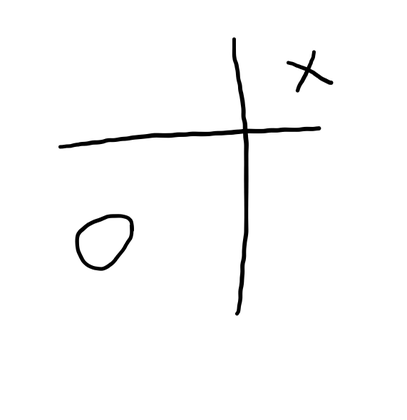
%> input picture HW3/mat/2.png, 407 x 420 px, shrunk from 571 x 589 before the run
$ octave find_img_edge.m   (GNU Octave 9; MATLAB toolbox functions it lacks are replaced by stand-ins)
%> lines starting %> are read from the running program, lines starting %| are printed output that depends on the picture; in (x1, y1, x2, y2) boxes, pixels count from 0 and x2, y2 are one past the last pixel; in counts of white or black regions, pixels touching at a corner belong together; the program's own positions count from 1
clc;clear all;
%图像的边缘处理
I= imread('2.png');
%> I is the input picture: size 420x407x3 uint8; min 0, max 255, mean 250.1
BW1=im2bw(I,0.95);
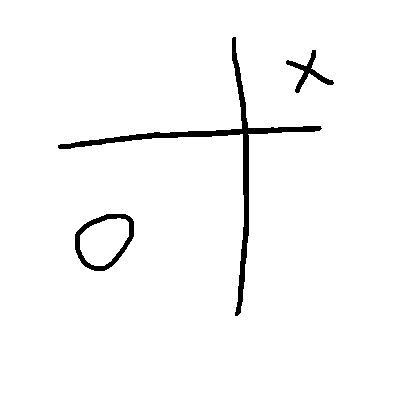
%> BW1: size 420x407 logical; 97.5% white; 3 black regions, box (x1, y1, x2, y2) and area: (58, 37, 322, 316) 2915, (75, 214, 134, 271) 822, (286, 50, 334, 93) 463
BW2=double(BW1);
BW3=edge(BW2,'sobel');
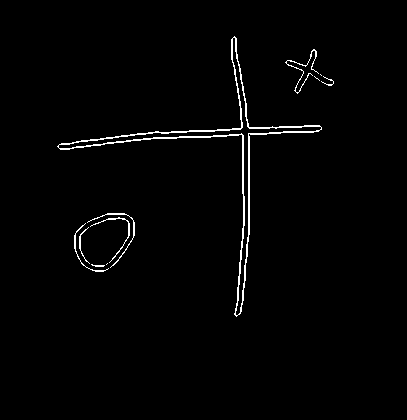
%> BW3: size 420x407 logical; 1.5% white in thin lines or dots, all inside (x1, y1, x2, y2) = (57, 36, 334, 317)
[m, n] = size(BW3);
%> m = 420; n = 407

figure(4);
%使用最小二分法的检测
data=[];
for i=1:m
    for j=1:n
        if (BW3(i,j)~= 0)
        T=[i,j]';
        data=[data,T];
        end;
    end;
end;
%> after the loop, T = [317; 237]; data = 2604 columns, first 8: [37 38 38 38 39 39 39 40; 235 234 235 236 233 236 237 232]
ap=polyfit(data(1,:),data(2,:),1);
%> ap = [-0.394 270.7]
AR= data(2,:)*ap(1)+ap(2);
%> AR = 2604 values, max 247.8 at index 1453, min 139 at index 315, mean 189.7
A=[data(1,:),AR];
%> A = 5208 values, max 317 at index 2604, min 37 at index 1, mean 177.7

A1=min(data(1,:));
%> A1 = 37
A2=A1*ap(1)+ap(2);
%> A2 = 256.1
B1=max(data(1,:));
%> B1 = 317
B2=B1*ap(1)+ap(2);
%> B2 = 145.7

subplot(2,2,1);
imshow(I), hold on;
plot([A1 A2], [B1 B2],'LineWidth',2,'Color','blue');
plot(A1,A2,'x','LineWidth',2,'Color','green');
plot(B1,B2,'x','LineWidth',2,'Color','green');
hold off

%使用RANSAC的直线检测
sigma=1;
pretotal=0;
iter=100;
number = size(data,2);
%> number = 2604
 for i=1:iter
    %随机选择两个点
    idx = randperm(number,2);
    sample = data(:,idx);

    %%%拟合直线方程 y=kx+b
    line = zeros(1,3);
    x = sample(:, 1);
    y = sample(:, 2);

    k=(y(1)-y(2))/(x(1)-x(2));      %直线斜率
    b = y(1) - k*x(1);
    line = [k -1 b]

    mask=abs(line*[data; ones(1,size(data,2))]);    %求每个数据到拟合直线的距离
    total=sum(mask<sigma);              %计算数据距离直线小于一定阈值的数据的个数

    if total>pretotal            %找到符合拟合直线数据最多的拟合直线
        pretotal=total;
        bestline=line;          %找到最好的拟合直线
    end
 end
%> this loop made 100 passes
%> (sample, x, y, k, b, total, pretotal, bestline) on passes 2, 4, 7, 16, 17: ([137 130; 207 225], [137; 207], [130; 225], 1.36, -55.93, 12, 12, [1.36 -1 -55.93]), ([233 132; 130 288], [233; 130], [132; 288], -1.51, 484.9, 20, 20, [-1.51 -1 484.9]), ([131 226; 230 249], [131; 230], [226; 249], 0.232, 195.6, 37, 37, [0.232 -1 195.6]), ([139 254; 243 241], [139; 243], [254; 241], -0.125, 271.4, 75, 75, [-0.125 -1 271.4]), ([130 238; 229 243], [130; 229], [238; 243], 0.0505, 231.4, 112, 112, [0.0505 -1 231.4])
%> (sample, x, y, k, b, line, total) on passes 1, 3, 5, 6, 8, 9: ([248 227; 247 129], [248; 247], [227; 129], 98, -24077, [98 -1 -24077], 0), ([142 137; 118 116], [142; 118], [137; 116], 0.875, 12.75, [0.875 -1 12.75], 12), ([139 150; 177 243], [139; 177], [150; 243], 2.45, -190.2, [2.45 -1 -190.2], 6), ([266 141; 98 243], [266; 98], [141; 243], -0.607, 302.5, [-0.607 -1 302.5], 17), ([172 129; 250 260], [172; 250], [129; 260], 1.68, -159.9, [1.68 -1 -159.9], 6), ([266 304; 102 237], [266; 102], [304; 237], 0.409, 195.3, [0.409 -1 195.3], 14)
p1 = -bestline(1)/bestline(2);
%> p1 = 0.0505
p2 = -bestline(3)/bestline(2);
%> p2 = 231.4
C1=min(data(1,:));
%> C1 = 37
C2=C1*p1+p2;
%> C2 = 233.3
D1=max(data(1,:));
%> D1 = 317
D2=B1*p1+p2;
%> D2 = 247.4
subplot(2,2,2);
imshow(I), hold on;
plot([C1 C2], [D1 D2],'LineWidth',2,'Color','blue');
plot(C1,C2,'x','LineWidth',2,'Color','green');
plot(D1,D2,'x','LineWidth',2,'Color','green');
hold off

%使用霍夫变换的直线检测
[H,T,R] = hough(BW3);
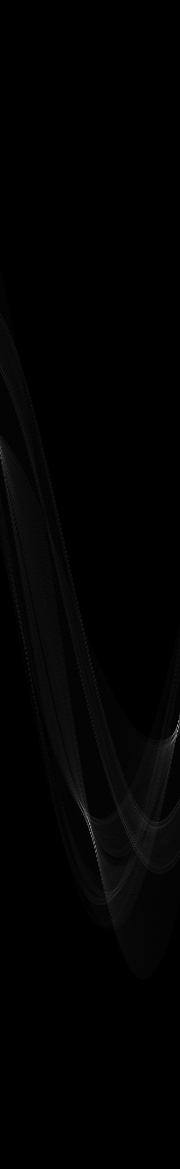
%> H: size 1169x180 double; min 0, max 180, mean 2.2
%> T = 180 values from -90 to 89; R = 1169 values from -584 to 584
P  = houghpeaks(H,8,'threshold',ceil(0.2*max(H(:))));
%> P = [732 178; 824 90; 740 174; 847 96; 833 93; 817 87; 809 84; 453 1]
lines= houghlines(BW3,T,R,P,'FillGap',20,'MinLength',7);
%> lines = 35 lines; longest, point1 to point2 (x, y): (242, 109) to (244, 239), (232, 41) to (244, 146), (154, 138) to (63, 150), (240, 96) to (244, 157), (270, 133) to (314, 133), (149, 133) to (187, 133)
maxLength = 0;
for k = 1:length(lines)
    xy = [lines(k).point1; lines(k).point2];
    if (((xy(1,1) - xy(2,1))^2 + (xy(1,2) - xy(2,2))^2) > maxLength)
        maxLength = (xy(1,1) - xy(2,1))^2 + (xy(1,2) - xy(2,2))^2;
        x = xy(1,:);
        y = xy(2,:);
    end
end
%> this loop made 35 passes
%> (maxLength, x, y) on passes 1, 11: (324, [282 133], [300 133]), (16904, [242 109], [244 239])
%> xy on passes 2 to 7: [263 134; 281 134], [249 135; 262 135], [225 136; 243 136], [206 137; 224 137], [187 138; 205 138], [168 139; 177 139]

subplot(2,2,3); imshow(I), hold on;
plot([x(1) y(1)], [x(2) y(2)],'LineWidth',2,'Color','blue');
plot(x(1),x(2),'x','LineWidth',2,'Color','green');
plot(y(1),y(2),'x','LineWidth',2,'Color','green');
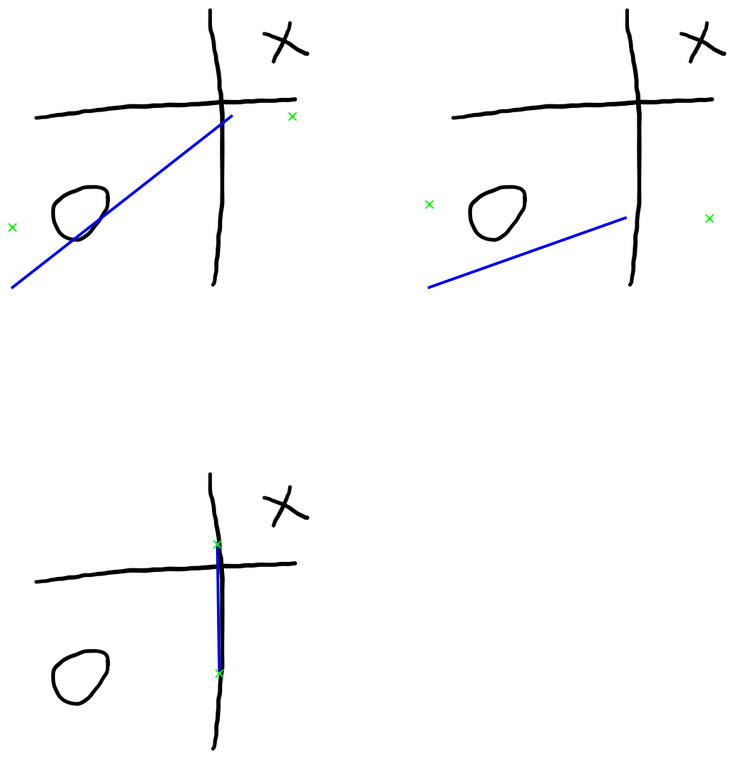
%> figure redrawn from the program's plot data, 3 panels
hold off

$ run again, with HW3/mat/1.png copied over HW3/mat/2.png
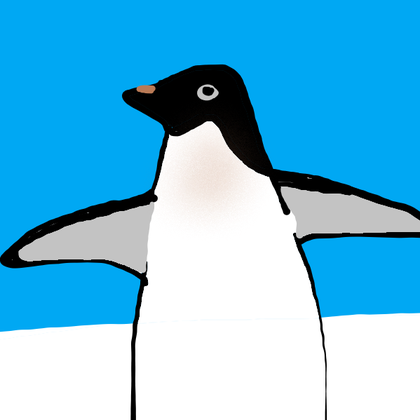
%> input picture HW3/mat/1.png, 420 x 420 px, shrunk from 599 x 599 before the run
%> I is the input picture: size 420x420x3 uint8; mean R, G, B 105.8, 188.1, 224.8
%> `BW1=im2bw(I,0.95);`:
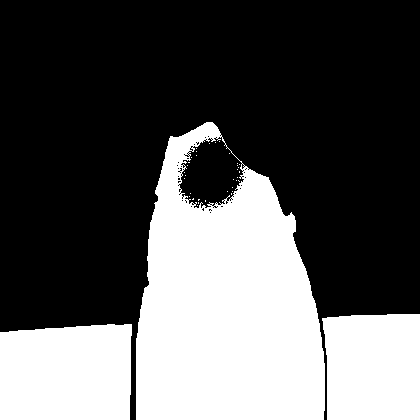
%> BW1: size 420x420 logical; 35.2% white; 37 white regions (34 under 20 px), largest, box (x1, y1, x2, y2) and area: (136, 122, 325, 420) 40080, (0, 324, 132, 420) 12109, (322, 314, 420, 420) 9860
%> BW3: size 420x420 logical; 1.5% white in thin lines or dots, all inside (x1, y1, x2, y2) = (0, 121, 420, 420)
%> after the loop `for i=1:m`: T = [420; 328]; data = 2568 columns, first 8: [122 122 122 122 122 123 123 123; 208 209 210 211 212 206 207 208]
%> ap = [0.054 200.2]
%> AR = 2568 values, max 222.9 at index 1392, min 200.2 at index 1858, mean 211.8
%> A = 5136 values, max 420 at index 2561, min 122 at index 1, mean 240.8
%> A1 = 122
%> A2 = 206.8
%> B1 = 420
%> B2 = 222.9
%> the loop `for i=1:iter` made 100 passes
%> (sample, x, y, k, b, total, pretotal, bestline) on passes 1, 2, 8, 12: ([370 341; 325 322], [370; 325], [341; 322], 0.422, 184.8, 29, 29, [0.422 -1 184.8]), ([225 190; 151 241], [225; 151], [190; 241], -0.689, 345.1, 30, 30, [-0.689 -1 345.1]), ([324 188; 114 181], [324; 114], [188; 181], 0.0333, 177.2, 36, 36, [0.0333 -1 177.2]), ([388 328; 131 321], [388; 131], [328; 321], 0.0272, 317.4, 121, 121, [0.0272 -1 317.4])
%> p1 = 0.0272
%> p2 = 317.4
%> C1 = 122
%> C2 = 320.8
%> D1 = 420
%> D2 = 328.9
%> `[H,T,R] = hough(BW3);`: T = 180 values from -90 to 89; R = 1187 values from -593 to 593
%> P = [922 179; 771 98; 925 176; 731 92; 905 89; 918 91; 832 78; 871 84]
%> lines = 24 lines; longest, point1 to point2 (x, y): (325, 318) to (325, 420), (323, 319) to (327, 420), (307, 270) to (328, 361), (317, 305) to (328, 395), (136, 350) to (144, 292), (132, 325) to (132, 374)
%> the loop `for k = 1:length(lines)` made 24 passes
%> (maxLength, x, y) on passes 1, 6, 9, 20, 21: (676, [394 315], [420 315]), (729, [79 326], [106 326]), (3428, [136 350], [144 292]), (10217, [323 319], [327 420]), (10404, [325 318], [325 420])
%> `plot(y(1),y(2),'x','LineWidth',2,'Color','green');`:
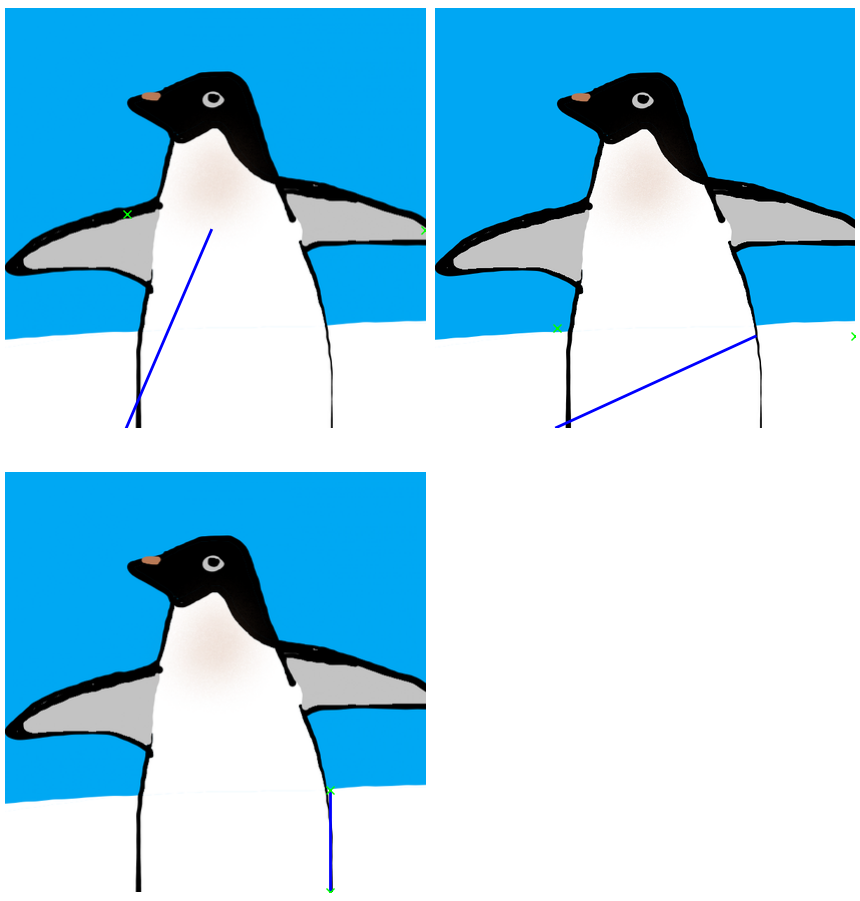
%> figure redrawn from the program's plot data, 3 panels
